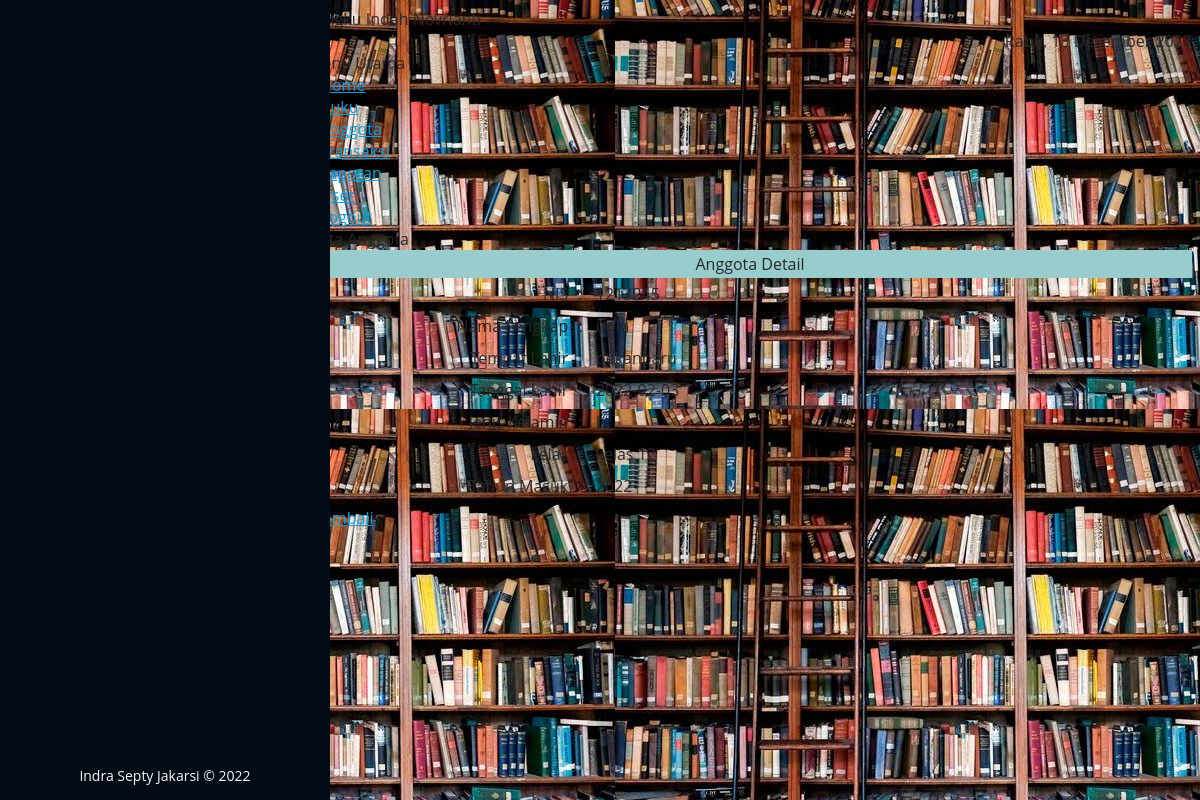
/admin/index.php?page=anggota_detil&nis=1213245 (signed in), run on the app's committed database.
### tables this page shows
CREATE TABLE `tbl_anggota` (
  `nis` int(11) NOT NULL,
  `nama` varchar(250) NOT NULL,
  `tempat_lahir` varchar(50) NOT NULL,
  `tgl_lahir` varchar(15) NOT NULL,
  `jk` enum('L','P') NOT NULL,
  `kelas` varchar(50) NOT NULL,
  `thn_masuk` varchar(4) NOT NULL
);

### admin/anggota_detil.php (the view)
   <?php include '../conn/koneksi.php'; ?>
<div id="menu-tengah">
   	<div id="bg_menu">Data Anggota
   	</div>
   	<div id="content_menu">
       <div id="menu_header">
       	<table width="100%" height="100%" style="background-color:#9cc;">
           	<tr>
               	<td align="center">Anggota Detail</td>
               </tr>
           </table>
   	</div>
  	    <div class="table_input">
  	      <table width="100%" height="80%" align="center" cellspacing="0" cellpadding="5">
		<?php
           $nis	= isset($_GET['nis']) ? $_GET['nis'] : "";
		$query=mysqli_query($konek,"SELECT * FROM tbl_anggota WHERE nis='$nis'");
		$data=mysqli_fetch_array($query);
		?>
           <tbody>
           	<tr>
               	<td width="30%" align="right">NIS</td>
                   <td width="2%">:</td>
                   <td><?php echo $data[0]; ?></td>
               </tr>
               <tr>
               	<td width="20%" align="right">Nama Lengkap</td>
                   <td>:</td>
                   <td><?php echo $data[1]; ?></td>
               </tr>
               <tr>
               	<td width="20%" align="right">Tempat Lahir</td>
                   <td>:</td>
                   <td><?php echo $data[2]; ?></td>
               </tr>
               <tr>
               	<td width="20%" align="right">Tanggal Lahir</td>
                   <td>:</td>
                   <td><?php echo $data[3]; ?></td>
               </tr>
               <tr>
               	<td width="20%" align="right">Jenis Kelamin</td>
                   <td>:</td>
                   <td><?php echo $data[4]; ?></td>
               </tr>
               <tr>
               	<td width="20%" align="right">kelas</td>
                   <td>:</td>
                   <td><?php echo $data[5]; ?></td>
               </tr>
               <tr>
               	<td width="20%" align="right">Tahun Masuk</td>
                   <td>:</td>
                   <td><?php echo $data[6]; ?></td>
               </tr>
               <tr>
                   <td><a href="?page=anggota">Kembali</td>
               </tr>
           </tbody>
         </table>
	      </div>
  	  </div>
   </div>

### assets/css/style.css (style rules this page uses)
body { font-family: "Open Sans", sans-serif; color: #272829; }
a { color: #149ddd; }

### admin/index.php (style rules this page uses)
body { background-image: url(../images/2.jpeg); background-color: #cccccccc; }

### data on the page
tbl_anggota: nis "1213245", nama "udin", tempat_lahir "pekanbaru", tgl_lahir "2022-02-03", jk "L", kelas "kelas 12", thn_masuk "2022"

### other printed values
$_SESSION['nama'] "Tengku Indah Novrianti"
